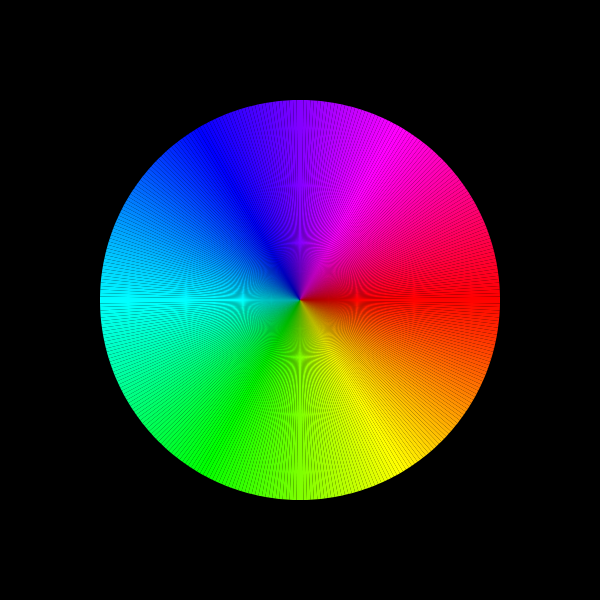
Frame 1 (no input)
Frame 60 (no input): identical to frame 1, image omitted
Frame 120 (the mouse pressed at the canvas centre since frame 60): identical to frame 1, image omitted

The p5.js sketch that drew this single still picture (run headless with seeded random() and noise() and a simulated clock; from frame 60 on, the mouse is pressed at the canvas centre):

// p5.js sketch
// ── sketch.js
'use strict';


var segmentCount= 360;//map(mouseY,0,height,1,360);

function setup(){
  createCanvas(600,600);
  colorMode(HSB,360,100,100); //scale for color mode
  //100 is full saturation and boldness
  //360 color steps because were working with a circle
  noStroke();



}

function draw(){

background(0,0,0);
 var angle=0; // declaring a variable we can increment
 var numOfSteps=segmentCount;//full circle will be equal to 360 so the maximum number of segements
 var angleInc=360/numOfSteps;//create a variable to hold how many steps we want to take
 var radius=200;

  beginShape(TRIANGLE_FAN); //triangle fan is an inbuilt function in the p5 library
  vertex(width/2,height/2); //center point
// drawing each angle segment
  for(var angle=0; angle<=360; angle=angle+angleInc){
  //start the angle at 0 increment it to
    //converting polar to cartesian points
    //degrees to radians
    var vx=radius * cos(radians(angle)) +width/2; // width devided by two where it the point needs to be drawn in relation to the canvas
    var vy=radius * sin(radians(angle)) +height/2; //computers draw 0 at three oclock on the circle so this is why it must be divided by two

    fill(angle,360,100,100); // fill the angle by
    vertex(vx,vy); //connect points  at the specified vertexes


  }

endShape();

}
